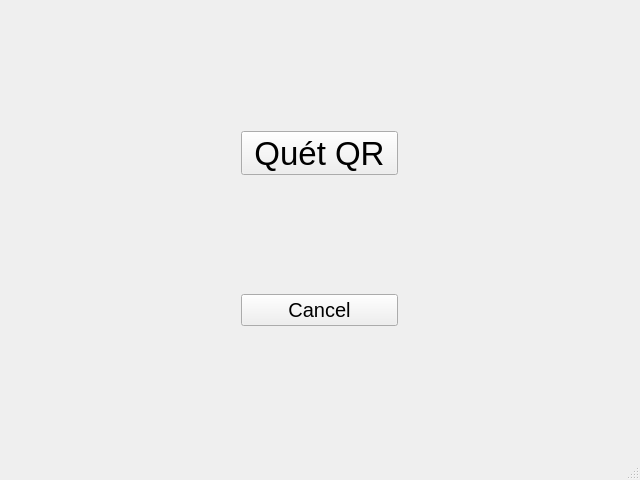
<?xml version="1.0" encoding="UTF-8"?>
<ui version="4.0">
 <class>MainWindow</class>
 <widget class="QMainWindow" name="MainWindow">
  <property name="geometry">
   <rect>
    <x>0</x>
    <y>0</y>
    <width>640</width>
    <height>480</height>
   </rect>
  </property>
  <property name="windowTitle">
   <string>MainWindow</string>
  </property>
  <widget class="QWidget" name="centralwidget">
   <layout class="QGridLayout" name="gridLayout">
    <item row="0" column="0">
     <widget class="QStackedWidget" name="stackedWidget">
      <property name="frameShape">
       <enum>QFrame::NoFrame</enum>
      </property>
      <property name="frameShadow">
       <enum>QFrame::Plain</enum>
      </property>
      <property name="currentIndex">
       <number>0</number>
      </property>
      <widget class="QWidget" name="page">
       <layout class="QGridLayout" name="gridLayout_2">
        <item row="0" column="0">
         <widget class="QToolButton" name="qrcodeui">
          <property name="font">
           <font>
            <pointsize>25</pointsize>
           </font>
          </property>
          <property name="text">
           <string notr="true">Quét QR</string>
          </property>
          <property name="icon">
           <iconset resource="../mapbachkhoa/map.qrc">
            <normaloff>:/map/qrcode.png</normaloff>:/map/qrcode.png</iconset>
          </property>
          <property name="iconSize">
           <size>
            <width>250</width>
            <height>250</height>
           </size>
          </property>
          <property name="toolButtonStyle">
           <enum>Qt::ToolButtonTextUnderIcon</enum>
          </property>
         </widget>
        </item>
        <item row="1" column="0">
         <widget class="QPushButton" name="pushButton">
          <property name="font">
           <font>
            <pointsize>15</pointsize>
           </font>
          </property>
          <property name="text">
           <string>Cancel</string>
          </property>
         </widget>
        </item>
       </layout>
      </widget>
      <widget class="QWidget" name="page_2">
       <widget class="QPushButton" name="cancel2">
        <property name="geometry">
         <rect>
          <x>240</x>
          <y>20</y>
          <width>131</width>
          <height>71</height>
         </rect>
        </property>
        <property name="font">
         <font>
          <pointsize>15</pointsize>
         </font>
        </property>
        <property name="text">
         <string>Cancel</string>
        </property>
       </widget>
       <widget class="QLabel" name="qrimage">
        <property name="geometry">
         <rect>
          <x>210</x>
          <y>140</y>
          <width>211</width>
          <height>211</height>
         </rect>
        </property>
        <property name="text">
         <string/>
        </property>
        <property name="pixmap">
         <pixmap resource="../mapbachkhoa/map.qrc">:/map/qrcode.png</pixmap>
        </property>
       </widget>
      </widget>
     </widget>
    </item>
   </layout>
  </widget>
  <widget class="QStatusBar" name="statusbar"/>
 </widget>
 <resources>
  <include location="../mapbachkhoa/map.qrc"/>
 </resources>
 <connections/>
</ui>
